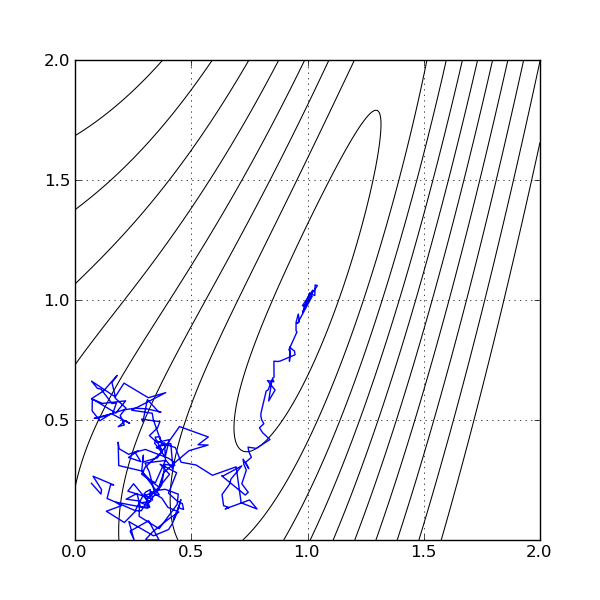

Write the Python code that produced this figure.
################################################################################
# Peach - Computational Intelligence for Python
# Jose Alexandre Nalon
#
# This file: continuous-simulated-annealing.py
# Optimization of functions by simulated annealing
################################################################################


# We import numpy for arrays and peach for the library. Actually, peach also
# imports the numpy module, but we want numpy in a separate namespace:
from numpy import *
import peach as p


# This is a simplified version of the Rosenbrock function, to demonstrante
# how the optimizers work.
def f(xy):
    x, y = xy
    return (1.-x)**2. + (y-x*x)**2.

# Gradient of Rosenbrock function. This is used to enhance the estimate even in
# the case a random change doesn't improve the estimate.
def df(xy):
    x, y = xy
    return array( [ -2.*(1.-x) - 4.*x*(y - x*x), 2.*(y - x*x) ])

# We will allow no more than 500 iterations. For the simplified Rosenbrock
# function, no more than that will be needed.
iMax = 500

# Here we create the optimizer. There is not much difference in how an
# stochastic optmizer is created, comparing to deterministic ones.
csa = p.ContinuousSA(f, (0.1, 0.2), [ (0., 2.), (0., 2.) ], optm=p.Gradient(f, df, h=0.05))
xd = [ ]
yd = [ ]
i = 0
while i < iMax:
    x, e = csa.step()
    xd.append(x[0])
    yd.append(x[1])
    i = i + 1
xd = array(xd)
yd = array(yd)

# If the system has the plot package matplotlib, this tutorial tries to plot
# and save the convergence of synaptic weights and error. The plot is saved in
# the file ``continuous-simulated-annealing.png``.
x = linspace(0., 2., 250)
y = linspace(0., 2., 250)
x, y = meshgrid(x, y)
z = (1-x)**2 + (y-x*x)**2
levels = exp(linspace(0., 2., 10)) - 0.9

try:
    from matplotlib import *
    from matplotlib.pylab import *

    figure(1).set_size_inches(6, 6)
    a1 = axes([ 0.125, 0.10, 0.775, 0.8 ])

    a1.hold(True)
    a1.grid(True)
    a1.plot(xd, yd)
    a1.contour(x, y, z, levels, colors='k', linewidths=0.75)
    a1.set_xlim([ 0., 2. ])
    a1.set_xticks([ 0., 0.5, 1., 1.5, 2. ])
    a1.set_ylim([ 0., 2. ])
    a1.set_yticks([ 0.5, 1., 1.5, 2. ])
    savefig("continuous-simulated-annealing.png")

except ImportError:
    print "Results: ", (xd[-1], yd[-1])
